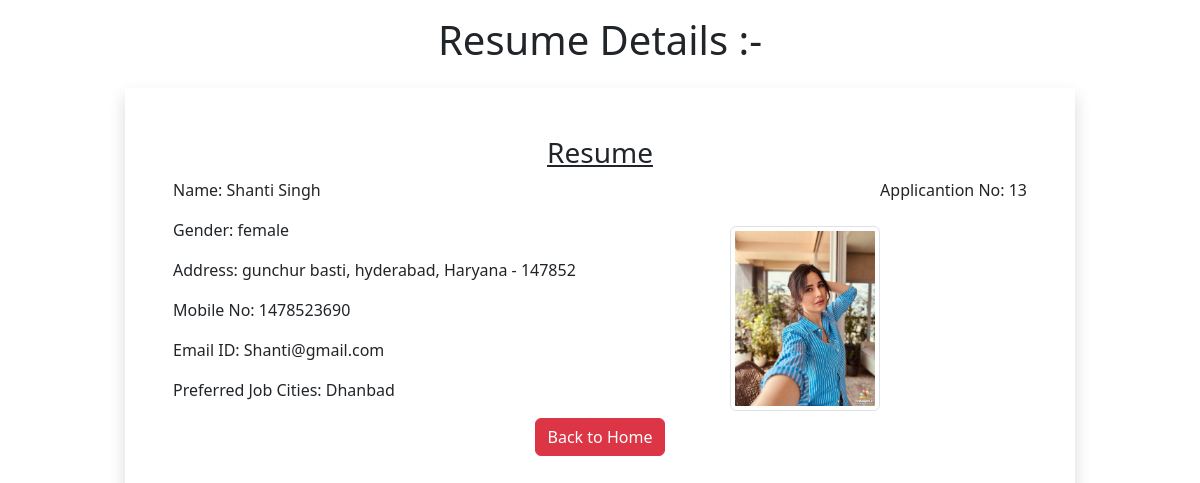
Page /list/13/ on the committed database.
### app/models.py (models this page shows)
class Resume(models.Model):
    Name=models.CharField(max_length=50)
    Gender=models.CharField(max_length=50)
    Locality=models.CharField(max_length=100)
    City=models.CharField(max_length=50)
    Pin=models.PositiveIntegerField()
    State=models.CharField(max_length=50)
    Mobile_No=models.PositiveIntegerField()
    Email=models.EmailField()
    Job_City=models.CharField(max_length=50)
    Profile_Image=models.ImageField(null=False,blank=False)

### app/views.py (the view)
# urls.py: path('list/<int:pk>/',views.Candidate,name="candidate")
def Candidate(request,pk):
    Details=Resume.objects.get(pk=pk)
    return render(request,"candidate.html",{"Details":Details})

### templates/candidate.html (shortened to what this page needs)
<!doctype html>
<html lang="en">
  <head>
    <link href="https://cdn.jsdelivr.net/npm/bootstrap@5.3.2/dist/css/bootstrap.min.css" rel="stylesheet">
  </head>
  <body>
    <div class="container">
        <h1 class="alert-danger text-center p-3">Resume Details :-</h1>
        <div class="row">
         <div class="col-sm-10 shadow p-5 offset-sm-1">
          <h3 class="text-center"><u>Resume</u></h3>
          <p class="float-end">Applicantion No: {{Details.id}}</p>
          <img src="{{Details.Profile_Image.url}}" alt="" class="img-fluid img-thumbnail float-end mt-5" width="150" height="150">
          <p>Name: {{Details.Name}}</p>
          <p>Gender: {{Details.Gender}}</p>
          <p>Address: {{Details.Locality}}, {{Details.City}}, {{Details.State}} - {{Details.Pin}}</p>
          <p>Mobile No: {{Details.Mobile_No}}</p>
          <p>Email ID: {{Details.Email}}</p>
          <p>Preferred Job Cities: {{Details.Job_City}}</p>
         <div class="text-center">
          <a href={% url 'home' %} class="btn btn-danger">Back to Home</a>
         </div>
         </div>
        </div>
       </div>
  </body>
</html>

### rows in the picture
Resume: id "13", Profile_Image (picture), Name "Shanti Singh", Gender "female", Locality "gunchur basti", City "hyderabad", State "Haryana", Pin "147852", Mobile_No "1478523690", Email "Shanti@gmail.com", Job_City "Dhanbad"
